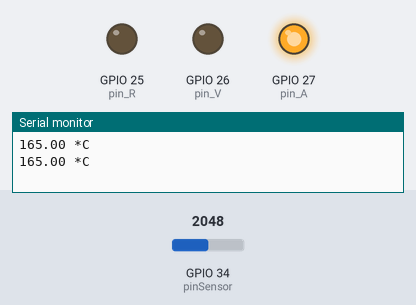
The sketch below on a simulated ESP32. On the bench: output pins drawn as LEDs (lit = HIGH), the last lines printed to the serial monitor. Inputs (shaded band) come from the test bench; at power-on: GPIO 34 (pinSensor) = 2048.

Above: at 10.8 s.
10.9 s: GPIO 34 (pinSensor) set to 430
21.2 s: GPIO 34 (pinSensor) set to 397
At 31.2 s:
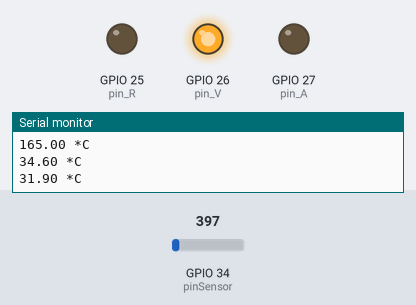
31.5 s: GPIO 34 (pinSensor) set to 0
At 40.3 s:
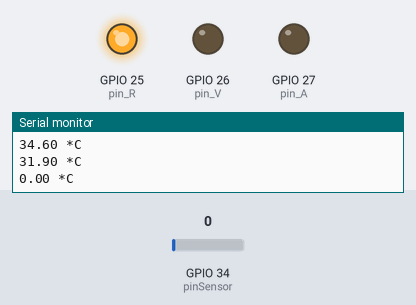
41.5 s: GPIO 34 (pinSensor) set to 491
At 50.3 s:
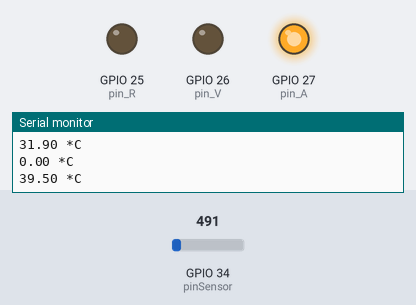
Timing chart, 0 to 51.8 s (numbered marks = the images above; inputs shaded):
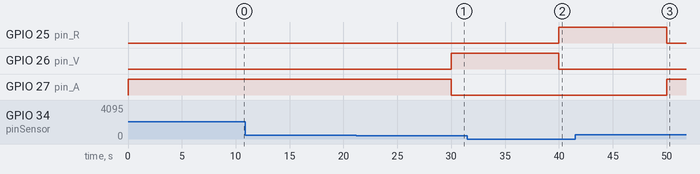

Measured:
- the behaviour switches between 398 and 397 on GPIO 34 (pinSensor) (found by bisection; images 0 and 1)
- after the input at 21.2 s, GPIO 26 (pin_V): LOW → HIGH after 8.8 s; GPIO 27 (pin_A): HIGH → LOW after 8.8 s
- after the input at 31.5 s, GPIO 25 (pin_R): LOW → HIGH after 8.5 s; GPIO 26 (pin_V): HIGH → LOW after 8.5 s
- after the input at 41.5 s, GPIO 25 (pin_R): HIGH → LOW after 8.5 s; GPIO 27 (pin_A): LOW → HIGH after 8.5 s

The sketch:

codigo_sensor_rgb.ino
```cpp
int pinSensor = 34;
int pin_R = 25;
int pin_V = 26;
int pin_A = 27;

void setup() {
  pinMode( pinSensor  , INPUT);
  pinMode( pin_R, OUTPUT);
  pinMode( pin_V, OUTPUT);
  pinMode( pin_A, OUTPUT);

  Serial.begin(115200);

}

void alarma(float a ){

    digitalWrite(pin_A, LOW);
    digitalWrite(pin_V, LOW);
    digitalWrite(pin_R, LOW);

  if(a <= 30){
    digitalWrite(pin_R, HIGH);
  }else if (a > 30 && a < 32){
    digitalWrite(pin_V, HIGH);
  }else{
    digitalWrite(pin_A, HIGH);
  }
}

void loop() {

  float voltaje = analogReadMilliVolts(pinSensor);
  float temperatura = voltaje/10;
  alarma(temperatura);
  Serial.print(temperatura);
  Serial.println(" *C");
  delay(10000);


}
```
